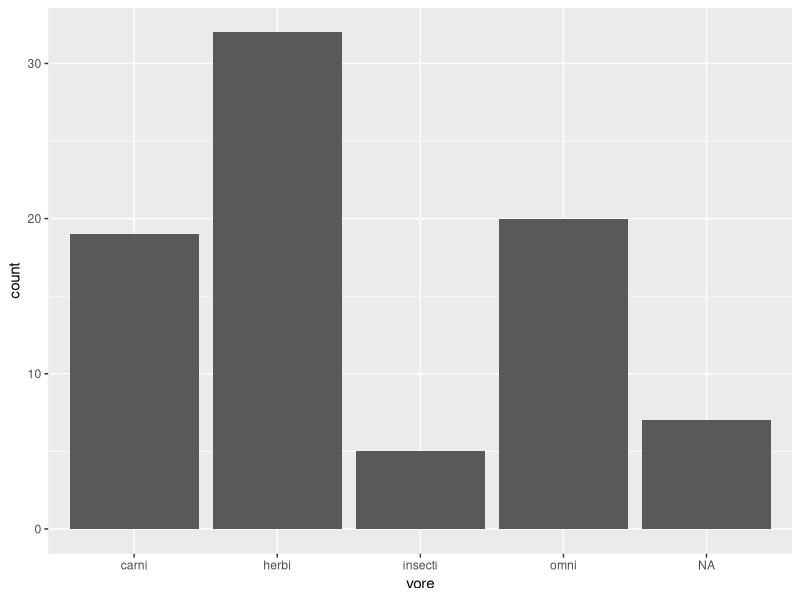
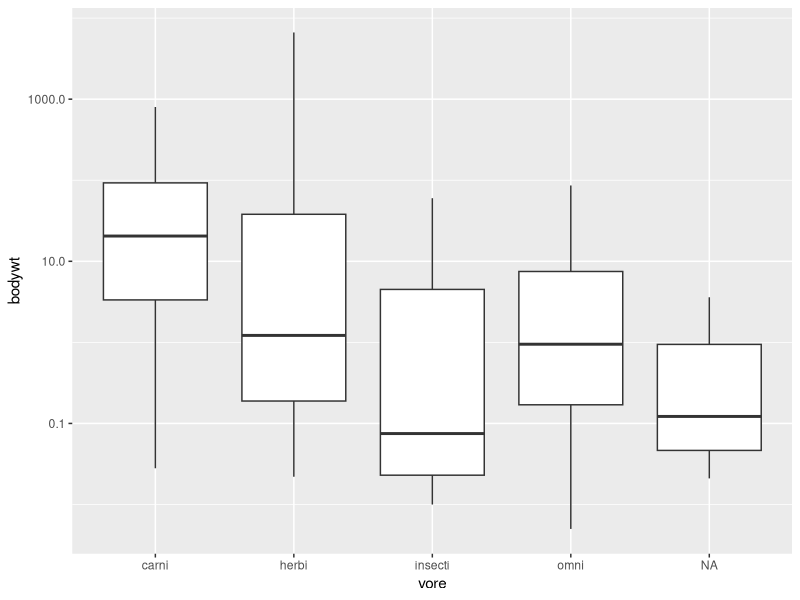

Here is the R script that generated these plots, in order:
## ---- chunk 1
library("tidyverse")
options(scipen = 999) #disable scientific notation
## ---- chunk 2
glimpse(msleep)
msleep<-msleep
## ---- chunk 3
glimpse(msleep)
## ---- chunk 4
names(msleep)
## ---- chunk 5
ggplot(data=msleep,
       mapping = aes(x=vore))+geom_bar()

#Herbivore is the most represented in the data
## ---- chunk 6
mean(msleep$sleep_total)
## ---- chunk 7
summary(msleep$bodywt)
## ---- chunk 8
ggplot(data=msleep,
   mapping=aes(x=vore,y=bodywt))+geom_boxplot()+scale_y_log10()
## ---- chunk 9

## ---- chunk 10

## ---- chunk 11

## ---- chunk 12
